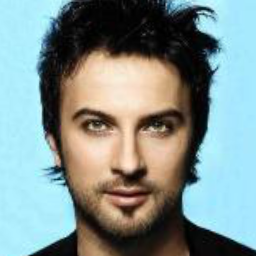
#> input picture dataset/1045.png, 256 x 256 px, given in place of 250.png, which was not available
$ jupyter execute --allow-errors Preprocessing_notebook.ipynb   (shell and % lines are left out)
#> lines starting #> are read from the running program, lines starting #| are printed output that depends on the picture; pictures that were not available may be replaced by others from this repository, and a replacement may not be noted
[cell 1]
#Import all libraries (as listed in requirements.txt):
import matplotlib.pyplot as plt
from matplotlib.colors import NoNorm
from scipy import misc
import skimage.measure

import pandas as pd #used for data importing and manipulation
import numpy as np
from PIL import Image #good for generating new image data
from sklearn import cluster
from sklearn import preprocessing
import skimage
import glob
import os

[cell 2]
def img_info(ndarray, gray=0):
    '''displays image and shape; gray is a flag used by matplotlib'''
    if gray:
        plt.imshow(ndarray,cmap='gray')
    else:
        plt.imshow(ndarray);
    print('Image shape:', ndarray.shape)

def image_data_from_number(imageNumber, imagesPath):
#> called with imageNumber = 250, imagesPath = 'dataset/'
    filename = imagesPath+str(imageNumber)+'.png'
    image = skimage.io.imread(filename, as_gray=False)
#> image is the input picture: shape (256, 256, 3); mean R, G, B 128.7, 144.8, 143
    return image#raw image data

def csv_to_df(csvPath):
    df = pd.read_csv(csvPath)
    return df

[cell 3]
currentDirectory = os.path.dirname("__file__")
csvPath = os.path.join(currentDirectory, 'attribute_list.csv')
imagesPath =  os.path.join(currentDirectory, 'dataset/')

[cell 4]
img = image_data_from_number(250, imagesPath)

[cell 5]
img_info(img)
#| Image shape: (256, 256, 3)

[cell 6]
grayscale = skimage.color.rgb2gray(img)
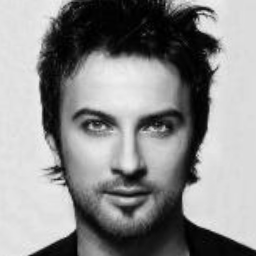
#> grayscale: shape (256, 256) float64; min 0, max 0.958, mean 0.554

[cell 7]
img_info(grayscale, gray=1)
#| Image shape: (256, 256)

[cell 8]
downsample = skimage.measure.block_reduce(grayscale, (4,4), np.max)
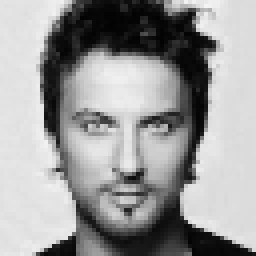
#> downsample: shape (64, 64) float64 (shown 4 times larger); min 0.0115, max 0.958, mean 0.605

[cell 9]
img_info(downsample, gray=1)
#| Image shape: (64, 64)

[cell 10]
stats = [np.min, np.max, np.mean, np.std]
for stat in stats:
    print( str(stat), stat(grayscale) )
#> this loop made 4 passes
#> (printed output is left out)

[cell 11]
standardize = (downsample - downsample.mean()) / np.sqrt(downsample.var() + 1e-5)

[cell 12]
for stat in stats:
    print( str(stat), stat(standardize) )

[cell 13]
img_info(standardize, gray=1)
#| Image shape: (64, 64)

[cell 14]
def create_image_dataset(csvPath, imagesPath):
    df = csv_to_df(csvPath)
#> (reads attribute_list.csv from the repository)
    flattenedImageShape = (df.shape[0], 64*64)
    dataset = np.ndarray(shape=flattenedImageShape, dtype=np.float32)

    for index, row in df.iterrows():
        image = image_data_from_number(row['file_name'], imagesPath)
#> call 2 of image_data_from_number, with imageNumber = 1, imagesPath = 'dataset/'
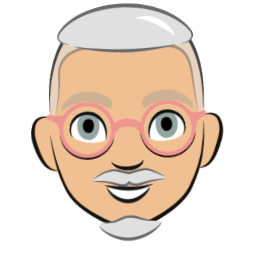
#> input picture dataset/1061.png, 256 x 256 px, given in place of 1.png, which was not available
#> in image_data_from_number, image is the input picture: shape (256, 256, 3); mean R, G, B 234, 218.6, 205.8
        grayscale = skimage.color.rgb2gray(image)
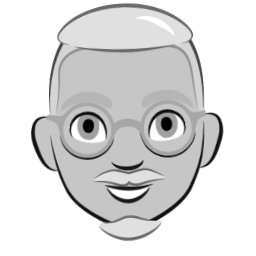
#> grayscale: shape (256, 256) float64; min 0, max 1, mean 0.866
        downsample = skimage.measure.block_reduce(grayscale, (2,2), np.max)
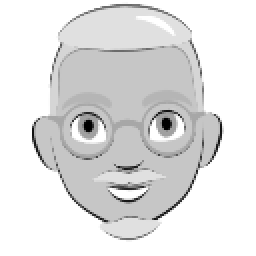
#> downsample: shape (128, 128) float64 (shown 2 times larger); min 0, max 1, mean 0.884
        standardize = (downsample - downsample.mean()) / np.sqrt(downsample.var() + 1e-5)
#> standardize: shape (128, 128) float64

        dataset[index] = standardize.flatten()

    return dataset

#> (a cell that did not finish here is left out)

[cell 16]
df = csv_to_df(csvPath)
#> (the rest of this cell did not finish here and is left out)

[cell 17]
mms = preprocessing.MinMaxScaler()
#> (the rest of this cell did not finish here and is left out)

[cell 18]
Sum_of_squared_distances = []
K = range(1,10)
#> (the rest of this cell did not finish here and is left out)

#> (a cell that did not finish here is left out)

[cell 20]
def cluster_images(dataset, path):
    #we can tell that k=4 is around the optimal # of clusters
    #from using the elbow method on the graph above

    #dataset should be array-like or sparse matrix, shape=(n_samples, n_features)
    k_means = cluster.KMeans(n_clusters=3)
    k_means.fit_predict(dataset)
    clusters_means = k_means.cluster_centers_.squeeze()
    image_clusters = k_means.labels_

    print('# of Observations:', dataset.shape)
    print('Clusters Means:', clusters_means)
    print('labels:', image_clusters)
    np.savetxt('labelsarray.csv', image_clusters)
    return image_clusters

#> (the rest of this cell did not finish here and is left out)

[cell 21]
#one-hot-enconding:
df = csv_to_df(csvPath)
fileNameDf = df['file_name']
#> (the rest of this cell did not finish here and is left out)

#> (a cell that did not finish here is left out)

#> (a cell that did not finish here is left out)

[cell 24]
id_list = range(1, 51)
image_list = []
for i in range (1, 51):
    image_list.append(str(i)+'.png')
csv_df = pd.DataFrame(
    {'id': id_list,
     'image': image_list})
csv_df.to_csv('image_list.tsv', sep='\t')
